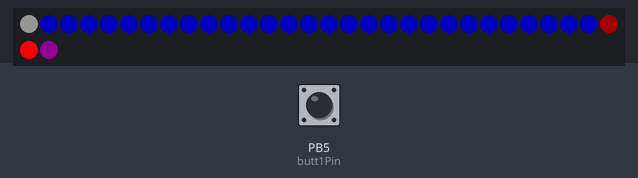
Simulated run of this sketch. Board: ATtiny85, built with avr-gcc and run on an emulated ATtiny85. Parts: 32 RGB LEDs in strip order, left to right, continuing on the next row. The inputs (shaded band) are chosen by the test bench; at power-on: PB5 (butt1Pin) LOW. Dim RGB values are drawn brighter than linear.

Above: at 7.84 s.
At 8.75 s:
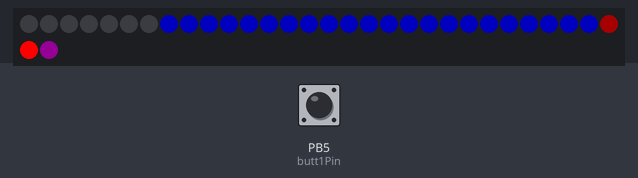
At 9.66 s:
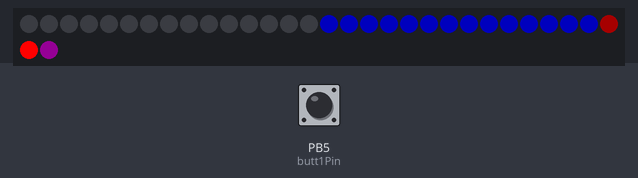
At 10.56 s:
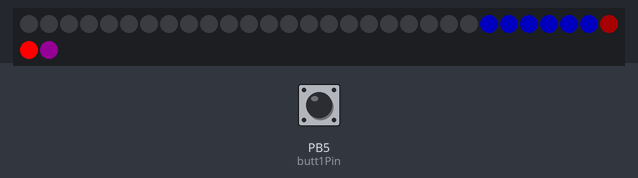
At 11.47 s:
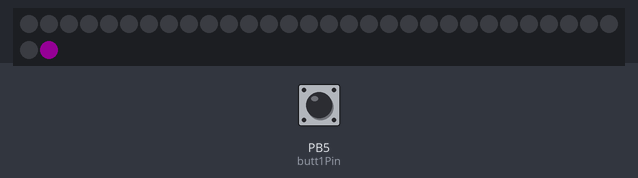

The sketch:

Code.ino
```cpp
#include "LPD8806.h"
#include "SPI.h" // Comment out this line if using Trinket or Gemma
#ifdef __AVR_ATtiny85__
 #include <avr/power.h>
#endif

int nLEDs = 32;

int dataPin  = 9;
int clockPin = 10;

const int butt1Pin = 5;
const int butt2Pin = 6;

int track=1;

boolean endGame = false;
boolean butt1win = false;

int pacer = 250;


LPD8806 strip = LPD8806(nLEDs, dataPin, clockPin);

void setup() {
  #if defined(__AVR_ATtiny85__) && (F_CPU == 16000000L)
  clock_prescale_set(clock_div_1); // Enable 16 MHz on Trinket
#endif

  // Start up the LED strip
  strip.begin();
  for(int i=0; i<strip.numPixels();i++)
  {
    strip.setPixelColor(i,strip.Color(0,0,20));
  }
  strip.setPixelColor(0, strip.Color(10,10,10));
  strip.setPixelColor(strip.numPixels()-1, strip.Color(10,0,10));

  // Update the strip, to start they are all 'off'
  strip.show();

  pinMode(butt1Pin, INPUT);
  pinMode(butt2Pin, INPUT);
}

void endGameFunction(){
  if(track < 16){
    for(int i=0; i<=strip.numPixels()-1; i+=1){
      strip.setPixelColor(i, 0);
      strip.show();
      delay(100);
    }
  }
  else
  {
      for(int i=strip.numPixels()-1; i>=0; i--){
      strip.setPixelColor(i, 0);
      strip.show();
      delay(100);
    }
  }
}

void runGame(uint8_t wait){
    boolean butt1notpressed = false;
    boolean butt2notpressed = true;
    uint32_t c = strip.Color(20,20,20);
    uint32_t c2 = strip.Color(20,20,20);
    int butt1State = digitalRead(butt1Pin);
    int butt2State = digitalRead(butt2Pin);

    if(!endGame){
    for(int i=track; i<=strip.numPixels()-1; i+=1){
      butt1State = digitalRead(butt1Pin);
      butt2State = digitalRead(butt2Pin);
      if(i==strip.numPixels()-1)
      {
        endGame = true;
        break;
      }
      else if(i<5 || i>26)
    {
      c = strip.Color(255,0,0);
      c2 = strip.Color(20,0,0);
      if(i<strip.numPixels()-1&&i>26){
        if(butt2State==HIGH && butt2notpressed){
          track = i;
          butt2notpressed = false;
          break;
        }
      }
    }
     else if(butt1State==HIGH && butt1notpressed){
      track = 31;
      endGame = true;
      break;
    }
    else if(butt2State==HIGH && butt2notpressed){
      track = 0;
      endGame =true;
      break;
    }
     else if(i<10 || i > 21)
    {
      c = strip.Color(100,100,0);
      c2 = strip.Color(10,10,0);
    }
    else
    {
      c= strip.Color(0,255,0);
      c2 = strip.Color(0,20,0);
    }
      strip.setPixelColor(i, c);
      if(i!=1)
      {
        strip.setPixelColor(i-1, c2);
        if(i!=2)
        {
          strip.setPixelColor(i-2, strip.Color(0,0,40));
        }
      }
      strip.show();
      delay(wait);
    }
    }
    wait = wait/3*2;
    pacer = pacer/3*2;
    if(!endGame){
      butt1notpressed = true;
    for(int i=track; i>=0; i-=1){
      butt1State = digitalRead(butt1Pin);
      butt2State = digitalRead(butt2Pin);
      if(i==0)
      {
        endGame = true;
        break;
      }
    else if(i<5 || i>26)
    {
      c = strip.Color(255,0,0);
      c2 = strip.Color(20,0,0);
      if(i>0&&i<5){
        if(butt1State==HIGH && butt1notpressed){
          track = i;
          butt1notpressed = false;
          break;
        }
      }
    }
     else if(butt1State==HIGH && butt1notpressed){
      track = 31;
      endGame = true;
      break;
    }
    else if(butt2State==HIGH && butt2notpressed){
      track = 0;
      endGame =true;
      break;
    }
    else if(i<10 || i > 21)
    {
      c = strip.Color(100,100,0);
      c2 = strip.Color(10,10,0);
    }
    else
    {
      c= strip.Color(0,255,0);
      c2 = strip.Color(0,20,0);
    }
      strip.setPixelColor(i, c);

      if(i!= strip.numPixels()-2)
      {
        strip.setPixelColor(i+1, c2);
        if(i!=strip.numPixels()-3)
        {
          strip.setPixelColor(i+2,strip.Color(0,0,40));
        }
      }
      strip.show();
      delay(wait);
    }
    }
    if(endGame){
      delay(100);
      endGameFunction();
    }
}

void loop() {
        runGame(pacer);
        pacer = pacer/3*2;
  // put your main code here, to run repeatedly:

}
```
